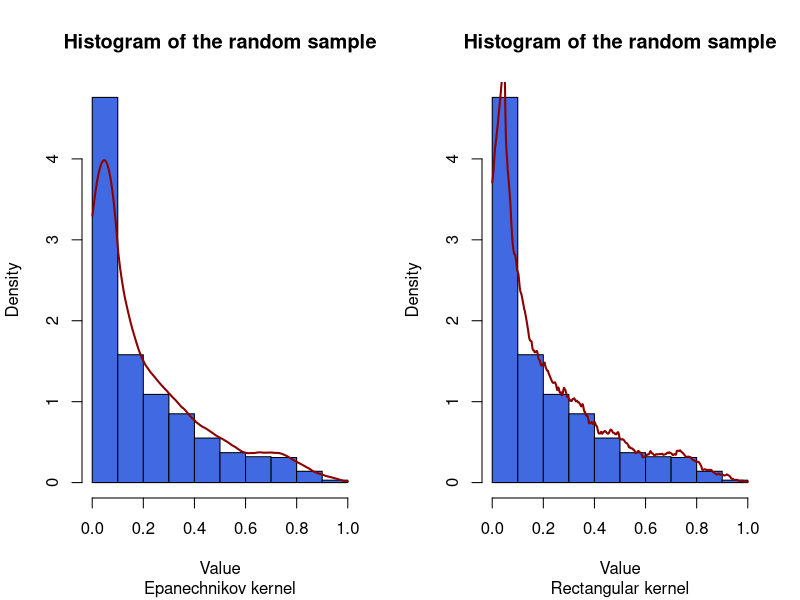
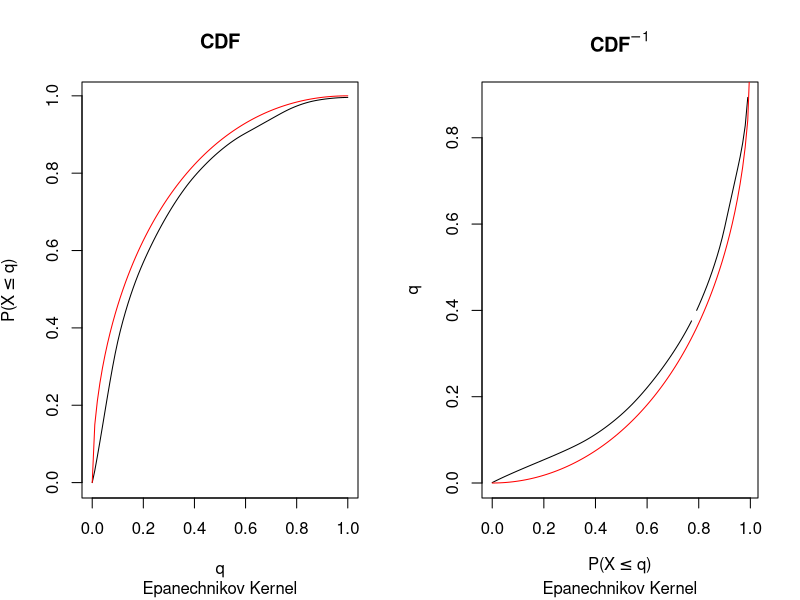

The R source for these figures, in order:
## ---- chunk 1
knitr::opts_chunk$set(echo = TRUE)
## ---- chunk 2
# R code for exercise 1 (first cell) HERE, echo = TRUE displays code, echo = FALSE is used when displaying plots
# Setting number of students
n <- 150
## ---- chunk 3
# R code for exercise 2 (first cell) HERE, echo = TRUE displays code, echo = FALSE is used when displaying plots
# PART 0 - SETTING AND PREPROCESSING

# We draw a sample from the true population to obtain a realization of the Kernel Density Estimator
# alpha, beta and n are chosen arbitrarily
alpha <- 0.5
beta <- 2
n <- 1000

# set seed to make the example reproducible
set.seed(5354)
xsample <- rbeta(n, shape1=alpha, shape2=beta)

# set the bandwidth (arbitrary) and obtain a realization of Kernel Density Estimator
h <- 0.1 # this is the actual (arbitrary) bandwidth
ysample_ep <- density(xsample, bw = h/sqrt(5), kernel = "epanechnikov")
ysample_rec <- density(xsample, bw = h/sqrt(12), kernel = "rectangular")

# Riemann sum to integrate the kernel density
F_hr <- function(x, dens, supp, bw){
  return((sum(dens[supp <= x]) * bw)/(sum(dens) * bw))
}

# As the kernel density estimator support falls off the interval [0,1], it is needed to crop and normalize it
# EPANECHNIKOV
C_ep = F_hr(x=1, dens = ysample_ep$y, supp = ysample_ep$x, bw = h) - F_hr(x=0, dens = ysample_ep$y, supp = ysample_ep$x, bw = h) # normalizing constant
ysample_ep$y = ysample_ep$y[ysample_ep$x >= 0 & ysample_ep$x <= 1] # take correct density values
ysample_ep$x = ysample_ep$x[ysample_ep$x >= 0 & ysample_ep$x <= 1] # crop support
ysample_ep$y = ysample_ep$y/C_ep
# RECTANGULAR
C_rec = F_hr(1, dens = ysample_rec$y, supp = ysample_rec$x, bw = h) - F_hr(0, dens = ysample_rec$y, supp = ysample_rec$x, bw = h) # normalizing constant
ysample_rec$y = ysample_rec$y[ysample_rec$x >= 0 & ysample_rec$x <= 1] # take correct density values
ysample_rec$x = ysample_rec$x[ysample_rec$x >= 0 & ysample_rec$x <= 1] # crop support
ysample_rec$y = ysample_rec$y/C_rec
# Epanechnikov kernel is chosen as main ADD TO MARKDOWN PART
## ---- chunk 4
par(mfrow=c(1,2))
# Epanechnikov kernel plot
hist(xsample, 
     prob = T,
     main = "Histogram of the random sample",
     sub = "Epanechnikov kernel",
     col = "royalblue",
     xlab = "Value")
lines(ysample_ep,
     lwd = 2,
     col = "darkred")
# Rectangular kernel plot
hist(xsample, 
     prob = T,
     main = "Histogram of the random sample",
     sub = "Rectangular kernel",
     col = "royalblue",
     xlab = "Value")
lines(ysample_rec,
      lwd = 2,
      col = "darkred")
## ---- chunk 5
# PART 1 - COMPUTE CDF^-1 CORRESPONDING TO THE ESTIMATED KERNEL DENSITY
# custom function which computes an approximation of the Kernel Density corresponding CDF
F_h <- Vectorize(function(x, supp, dens){
  f <- approxfun(supp, dens, yleft=0, yright=0)
  cdf <- integrate(f, min(supp), x, subdivisions=1000)$value
  return(cdf)
}, vectorize.args='x')
# Use the uniroot() function to compute the associated quantile function (at level "al")
Q_h <- Vectorize(function(a, s, d){
  tryCatch({
           out = uniroot(function(t) F_h(t, supp = s, dens = d) - a, interval = range(s))$root
           return(out)
  },
         error = function(cond){
           # EDIT MESSAGE
           message("Error with uniroot function in quantile estimation, value replaced with NA")
           return(NA)
  })
}, vectorize.args = 'a')
## ---- chunk 6
par(mfrow=c(1,2))
# Estimated vs real CDF (Epanechnikov)
curve(F_h(x, dens = ysample_ep$y, supp= ysample_ep$x), 
      from=0, 
      to=1,
      main = "CDF",
      xlab = "q",
      ylab = expression("P(X"<="q)"),
      sub = "Epanechnikov Kernel")
curve(pbeta(x, shape1=alpha, shape2=beta), 
      from=0, 
      to=1, 
      col="red", 
      add = T)
# Estimated vs real CDF^-1 (Epanechnikov)
curve(Q_h(x, d = ysample_ep$y, s = ysample_ep$x), 
      from=0, 
      to=0.99,
      main = expression(bold("CDF"^-1)),
      xlab = expression("P(X"<="q)"),
      ylab = "q",
      sub = "Epanechnikov Kernel")
curve(qbeta(x, shape1=alpha, shape2=beta), 
      from=0, 
      to=1, 
      col="red", 
      add = T)
## ---- chunk 7
# # NOT WORKING WITH RECTANGULAR KERNEL
#  par(mfrow=c(1,2))
#  # Estimated vs real CDF (rectangular)
#  curve(F_h(x, dens = ysample_rec$y, supp= ysample_rec$x), 
#        from=0.15, 
#        to=0.85,
#        main = "CDF",
#        xlab = "q",
#        ylab = expression("P(X"<="q)"),
#        sub = "Rectangular Kernel")
#  curve(pbeta(x, shape1=alpha, shape2=beta), 
#        from=0, 
#        to=1, 
#        col="red",
#        add = T)
#  # Estimated vs real CDF^-1 (rectangular)
#  curve(Q_h(x, d = ysample_rec$y, s = ysample_rec$x), 
#        from=0, 
#        to=0.99,
#        main = expression(bold("CDF"^-1)),
#        xlab = expression("P(X"<="q)"),
#        ylab = "q",
#        sub = "Rectangular Kernel")
#  curve(qbeta(x, shape1=alpha, shape2=beta), 
#        from=0, 
#        to=1, 
#        col="red", 
#        add = T)
## ---- chunk 8
# PART 2 - IMPLEMENTATION OF WASSERSTEIN DISTANCE + OPTIMIZATION (Epanechnikov)
# Wrap all up inside one function, to study it at the variation of the bandwidth h
WD <- function(sample, h, ker, al, bet, p){
  # Kernel Density Estimation
  kde <- density(sample, bw = h/sqrt(5), kernel = ker)
  # As the kernel density estimator support falls off the interval [0,1], it is needed    to crop and normalize it
  C = F_hr(x=1, dens = kde$y, supp = kde$x, bw = h) - F_hr(x=0, dens = kde$y, supp = kde$x, bw = h) # normalizing constant
  kde$y = kde$y[kde$x >= 0 & kde$x <= 1] # take correct density values
  kde$x = kde$x[kde$x >= 0 & kde$x <= 1] # crop support
  kde$y = kde$y/C # normalize
  
  # wasserstein distance calculation
  diff <- abs(qbeta(kde$x, shape1=al, shape2=bet)-Q_h(kde$x, s = kde$x, d = kde$y))^p
  f <- approxfun(kde$x, diff, yleft=0, yright=0)
  return((integrate(f, 0, 0.999, subdivisions=1000)$value)^(1/p))
} # Seems to work, comment it

h = 0.1
WD(sample = xsample, h = h, ker = "epanechnikov", al = alpha, bet = beta, p = 1)
